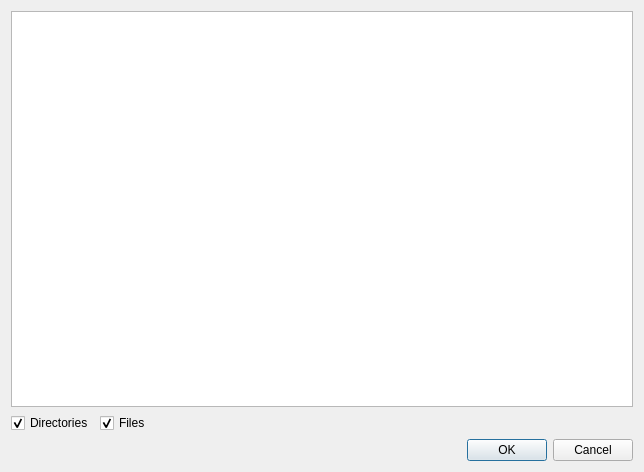
<?xml version="1.0" encoding="UTF-8"?>
<ui version="4.0">
 <class>CUploadDialog</class>
 <widget class="QDialog" name="CUploadDialog">
  <property name="geometry">
   <rect>
    <x>0</x>
    <y>0</y>
    <width>644</width>
    <height>472</height>
   </rect>
  </property>
  <property name="windowTitle">
   <string>Dialog</string>
  </property>
  <layout class="QVBoxLayout" name="verticalLayout">
   <item>
    <widget class="QTableWidget" name="tableWidget"/>
   </item>
   <item>
    <layout class="QHBoxLayout" name="horizontalLayout">
     <item>
      <widget class="QCheckBox" name="dirCheckBox">
       <property name="text">
        <string>Directories</string>
       </property>
       <property name="checked">
        <bool>true</bool>
       </property>
      </widget>
     </item>
     <item>
      <widget class="QCheckBox" name="fileCheckBox">
       <property name="text">
        <string>Files</string>
       </property>
       <property name="checked">
        <bool>true</bool>
       </property>
      </widget>
     </item>
     <item>
      <spacer name="horizontalSpacer">
       <property name="orientation">
        <enum>Qt::Horizontal</enum>
       </property>
       <property name="sizeHint" stdset="0">
        <size>
         <width>40</width>
         <height>20</height>
        </size>
       </property>
      </spacer>
     </item>
    </layout>
   </item>
   <item>
    <widget class="QDialogButtonBox" name="buttonBox">
     <property name="orientation">
      <enum>Qt::Horizontal</enum>
     </property>
     <property name="standardButtons">
      <set>QDialogButtonBox::Cancel|QDialogButtonBox::Ok</set>
     </property>
    </widget>
   </item>
  </layout>
 </widget>
 <resources/>
 <connections>
  <connection>
   <sender>buttonBox</sender>
   <signal>rejected()</signal>
   <receiver>CUploadDialog</receiver>
   <slot>reject()</slot>
   <hints>
    <hint type="sourcelabel">
     <x>316</x>
     <y>260</y>
    </hint>
    <hint type="destinationlabel">
     <x>286</x>
     <y>274</y>
    </hint>
   </hints>
  </connection>
 </connections>
</ui>
